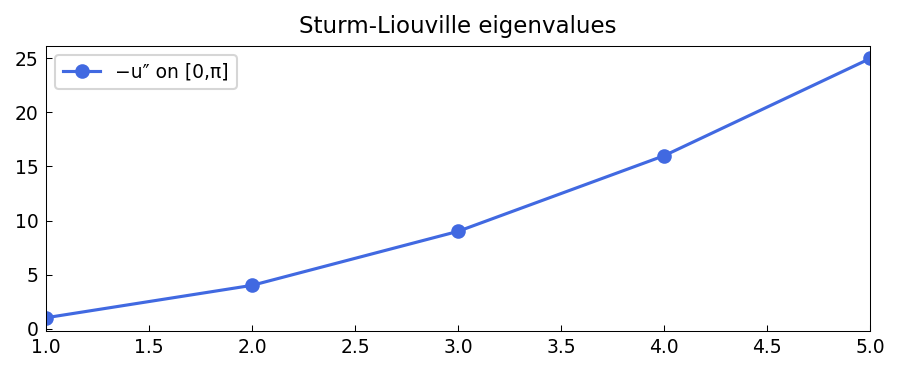

The script that saved this image:
"""Sturm-Liouville eigenvalue problems.

Demonstrates several Sturm-Liouville problems with known
eigenvalues, including the Laplacian and weighted operators.

Credit: Chebfun example ode-eig/SturmLiouville.m.
Original MATLAB Chebfun: Copyright 2017 by The University of Oxford and
The Chebfun Developers. See https://www.chebfun.org/ for Chebfun information.
"""
import os

os.environ.setdefault("XLA_PYTHON_CLIENT_PREALLOCATE", "false")

import matplotlib

matplotlib.use("Agg")
import os
import sys

import jax.numpy as jnp
import numpy as np

sys.path.insert(0, os.path.join(os.path.dirname(__file__), '..', '..', 'src'))

from chebfunjax.plotting import chebfun_style

chebfun_style()

from chebfunjax.operators.chebop import Chebop


def run():
    print("=" * 60)
    print("Sturm-Liouville eigenvalue problems")
    print("=" * 60)

    pi = float(jnp.pi)

    # --- 1. Laplacian on [0, pi], Dirichlet --------------------------
    # -u'' = lambda*u, u(0) = u(pi) = 0
    # Eigenvalues: n^2, n = 1, 2, 3, ...
    N1 = Chebop(lambda x, u: -u.diff(2), domain=(0.0, pi))
    N1.lbc = 0.0
    N1.rbc = 0.0
    lam1 = N1.eigs(k=5)
    lam1_real = np.sort(np.real(np.array(lam1)))
    exact1 = np.array([1.0, 4.0, 9.0, 16.0, 25.0])
    print("\n1. -u'' = lam*u on [0,pi], Dirichlet:")
    print(f"  Eigenvalues: {lam1_real}")
    print(f"  Exact:       {exact1}")
    max_err1 = np.max(np.abs(lam1_real - exact1))
    assert max_err1 < 1e-6, f"Error: {max_err1}"

    # --- 2. Laplacian on [0, 1], Dirichlet ---------------------------
    # -u'' = lambda*u, u(0) = u(1) = 0
    # Eigenvalues: (n*pi)^2, n = 1, 2, 3, ...
    N2 = Chebop(lambda x, u: -u.diff(2), domain=(0.0, 1.0))
    N2.lbc = 0.0
    N2.rbc = 0.0
    lam2 = N2.eigs(k=4)
    lam2_real = np.sort(np.real(np.array(lam2)))
    exact2 = np.array([(n * pi)**2 for n in range(1, 5)])
    print("\n2. -u'' = lam*u on [0,1], Dirichlet:")
    for i in range(4):
        err = abs(lam2_real[i] - exact2[i])
        print(f"  n={i+1}: computed={lam2_real[i]:.6f}, exact=(n*pi)^2={exact2[i]:.6f}, err={err:.2e}")
    max_err2 = np.max(np.abs(lam2_real - exact2))
    assert max_err2 < 1e-5, f"Error: {max_err2}"

    # --- 3. QHO on small domain (repeat from harmonic_oscillator) ----
    # -u'' + x^2*u = lambda*u, eigenvalues = 2n+1
    N3 = Chebop(lambda x, u: -u.diff(2) + x**2 * u, domain=(-5.0, 5.0))
    N3.lbc = 0.0
    N3.rbc = 0.0
    lam3 = N3.eigs(k=4)
    lam3_real = np.sort(np.real(np.array(lam3)))
    exact3 = np.array([1.0, 3.0, 5.0, 7.0])
    print("\n3. QHO: -u'' + x^2*u = lam*u on [-5,5]:")
    for i in range(4):
        err = abs(lam3_real[i] - exact3[i])
        print(f"  n={i}: computed={lam3_real[i]:.6f}, exact={exact3[i]:.1f}, err={err:.2e}")
    max_err3 = np.max(np.abs(lam3_real - exact3))
    assert max_err3 < 1e-5, f"QHO error: {max_err3}"

    # --- Plots -------------------------------------------------------
    _here = os.path.dirname(os.path.abspath(__file__))
    import matplotlib.pyplot as _plt
    import numpy as _np
    fig, ax = _plt.subplots()
    _lam1_arr = _np.sort(_np.real(_np.array(lam1[:5])))
    ax.plot(_np.arange(1, 6), _lam1_arr, "o-", color="#4169E1",
            linewidth=1.5, markersize=6, label="−u″ on [0,π]")
    ax.set_title("Sturm-Liouville eigenvalues", fontsize=11)
    ax.legend(fontsize=9)
    fig.set_facecolor("white")
    fig.tight_layout()
    fig.savefig(os.path.join(_here, "sturm_liouville.png"),
                dpi=150, bbox_inches="tight")
    _plt.close(fig)

    print("\nAll assertions passed.")
    return True

if __name__ == "__main__":
    run()
